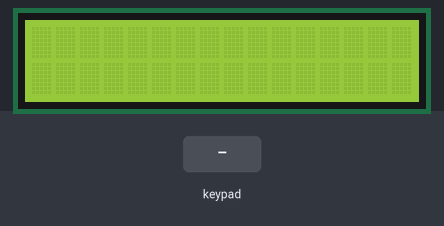
This program was run on a simulated ATmega32, built with avr-gcc and emulated at 16 MHz. Shown: 16×2 character LCD. Wiring (inferred from the names in the program): character LCD (HD44780): RS PA3; E PA2; data PB0, PB1, PB2, PB4; 4×4 keypad with keys A 0 = + 1 2 3 - 4 5 6 * 7 8 9 /: rows PC2, PC3, PC4, PC5; columns PD3, PD5, PD6, PD7. The inputs (shaded band) are chosen by the test bench.

Above: at 1.2 s.
1.3 s: keypad keys 1 2 A pressed 0.4 s apart
At 3.0 s:
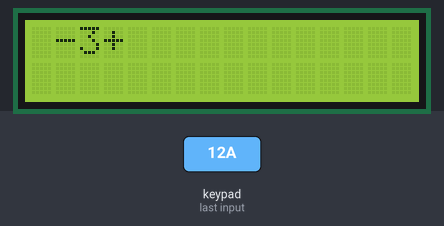
4.0 s: key 'A' pressed
At 4.4 s:
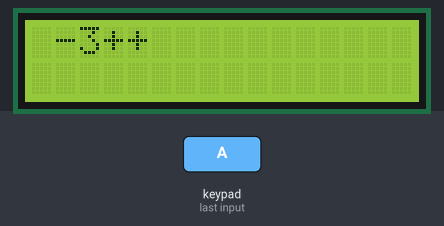
5.5 s: key '0' pressed
At 6.7 s:
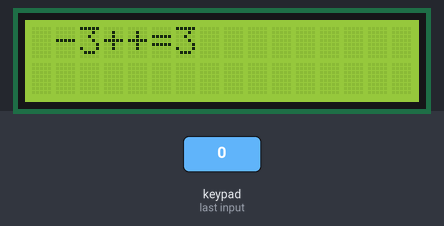
7.0 s: keypad keys 2 5 A pressed 0.4 s apart
At 8.5 s:
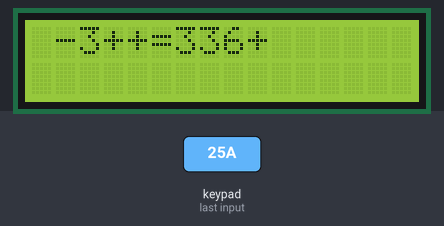
9.7 s: key '4' pressed
At 10.9 s:
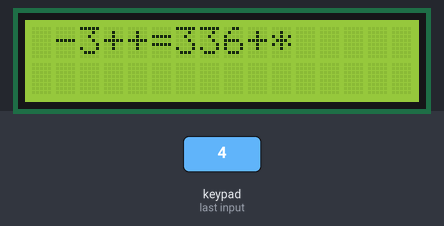
11.2 s: keypad keys 7 + 5 = pressed 0.4 s apart
At 13.2 s:
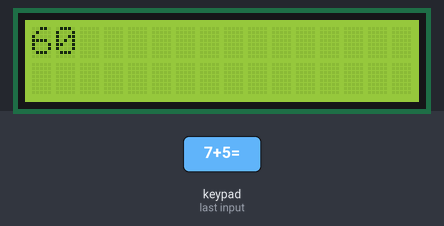
Timing chart, 0 to 14.7 s (numbered marks = the images above; inputs shaded):
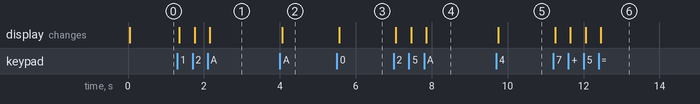

The program:

main.c
```c
#define F_CPU 16000000UL
#include "lcd.h"
#include "GPIO.h"
#include <avr/io.h>
#include <util/delay.h>
#include "common_macros.h"
#include "keypad.h"
#include <stdio.h>
#include <stdlib.h>


int power(int base, int exponent) {
  int result = 1.0;

  if (exponent < 0) {
    base = 1.0 / base;
    exponent = -exponent;
  }

  while (exponent > 0) {
    if (exponent % 2 == 1) {
      result *= base;
    }
    base *= base;
    exponent /= 2;
  }

  return result;
}

int main(void)
{
	int operand1 = 0;
	int operand2 = 0;
	char operator ='\0';
	int result=0;
	LCD_init();
	keypad_init();

	/*
	DDRC = 0x3C;
	DDRD =0x00;
	 */
	int index=0;
	int index2=0;

	//LCD_displayStringRowColumn(0,1,"kw");
	LCD_moveCursor(0,1);
	_delay_ms(5);
	//uint8 key= keypad_u8GetKey();

	unsigned char key;


	while(1)
	{
		key = keyfind();
		if (key == ' ')
		{
			LCD_sendCommand(LCD_CLEAR_COMMAND);
		}

		if(key == '+' || key == '-' || key == '*' || key == '/')
		{
			operator = key;
			LCD_displayCharacter(key);
		}
		/*
		LCD_moveCursor(0,index);
		LCD_displayCharacter(key);
		index++;
		 */
		if(operator == '\0')
		{
			if (key >= '0' && key <= '9')
			{
				// If the key is a digit, add it to the total
				if(index !=0)
				{
					int p =power(10,1);
					operand1 *= p;

				}

				operand1 += key - '0';
				index++;


				// Display the updated total on the LCD


				LCD_displayCharacter(key);
			}
		}
		else
		{
			if (key >= '0' && key <= '9')
			{
				if(index2 !=0)
				{
					if(index !=0)
					{
						int p =power(10,1);
						operand2 *= p;

					}
				}


				operand2 += key - '0';
				index2++;
				// If the key is a digit, add it to the total

				// Display the updated total on the LCD


				LCD_displayCharacter(key);

			}

		}
		if(key == '=')
		{
			LCD_displayCharacter(key);
			index=0;
			index2=0;

			switch (operator)
			{
			case '+':
				result =operand1+operand2;
				LCD_intgerToString(result);
				break;
			case '-':
				result =operand1-operand2;
				LCD_intgerToString(result);
				break;
			case '/':
				result =operand1/operand2;
				if(operand2 == 0)
				{
					LCD_displayString("Invalid Operation");
				}
				else
				{
					LCD_intgerToString(result);
				}

				break;
			case '*':
				result =operand1*operand2;
				LCD_intgerToString(result);
				/*LCD_displayCharacter('-');
				LCD_intgerToString(operand1);
				LCD_displayCharacter('-');
				LCD_intgerToString(operand2);*/


				break;
			default:
				break;
			}
			result =0;
			operand1=0;
			operand2=0;
			operator='\0';

		}


	}

	return 0;
}
```

keypad.c
```c
/**********************************************************************************************************************
 *  FILE DESCRIPTION
 *  -----------------------------------------------------------------------------------------------------------------*/
/**        \file  keypad.c
 *        \brief
 *
 *      \details
 *
 *
 *********************************************************************************************************************/

/**********************************************************************************************************************
 *  INCLUDES
 *********************************************************************************************************************/
#include "common_macros.h"
#include "keypad.h"
#include "GPIO.h"
#include <util/delay.h>
#include "std_types.h"


unsigned char keypad[4][4] = {{' ','0','=','+'},
		{'1','2','3','-'},
		{'4','5','6','*'},
		{'7','8','9','/'}};

unsigned char colloc, rowloc;

void keypad_init()
{

	/*Setting Rows pins as outputs*/
	//DDRC = 0x3C;
	//DDRD = 0x00;
	GPIO_setupPinDirection(KEYPAD_ROW_PORT,KEYPAD_ROW1_PIN,PIN_OUTPUT);
	GPIO_setupPinDirection(KEYPAD_ROW_PORT,KEYPAD_ROW2_PIN,PIN_OUTPUT);
	GPIO_setupPinDirection(KEYPAD_ROW_PORT,KEYPAD_ROW3_PIN,PIN_OUTPUT);
	GPIO_setupPinDirection(KEYPAD_ROW_PORT,KEYPAD_ROW4_PIN,PIN_OUTPUT);

	GPIO_setupPinDirection(KEYPAD_COL_PORT,KEYPAD_COL1_PIN,PIN_INPUT);
	GPIO_setupPinDirection(KEYPAD_COL_PORT,KEYPAD_COL2_PIN,PIN_INPUT);
	GPIO_setupPinDirection(KEYPAD_COL_PORT,KEYPAD_COL3_PIN,PIN_INPUT);
	GPIO_setupPinDirection(KEYPAD_COL_PORT,KEYPAD_COL4_PIN,PIN_INPUT);


	PORTD = 0xFF;


}
char keyfind()
{


	while(1)
	{

		do
		{
			PORTD &= 0xE8;      		/* mask PORT for column read only */
			asm("NOP");
			colloc = (PIND & 0xE8); 	/* read status of column */
		}while(colloc != 0xE8);

		do
		{
			do
			{
				_delay_ms(20);             /* 20ms key debounce time */
			colloc = (PIND & 0xE8);        /* read status of column */
			}while(colloc == 0xE8);        /* check for any key press */

			_delay_ms (40);	            /* 20 ms key debounce time */
			colloc = (PIND & 0xE8);
		}while(colloc == 0xE8);

		/* now check for rows */
		PORTC = 0x38;            /* check for pressed key in 1st row .. 1st row low and the rest is high*/
		asm("NOP");
		colloc = (PIND & 0xE8);
		if(colloc != 0xE8)
		{
			rowloc = 0;
			PORTC = 0x00;
			break;

		}

		PORTC = 0x34;		/* check for pressed key in 2nd row */
		asm("NOP");
		colloc = (PIND & 0xE8);
		if(colloc != 0xE8)
		{
			rowloc = 1;
			PORTC = 0x00;
			break;

		}

		PORTC = 0x2C;		/* check for pressed key in 3rd row */
		asm("NOP");
		colloc = (PIND & 0xE8);
		if(colloc != 0xE8)
		{
			rowloc = 2;
			PORTC = 0x00;
			break;

		}

		PORTC = 0x1C;		/* check for pressed key in 4th row */
		asm("NOP");
		colloc = (PIND & 0xE8);
		if(colloc != 0xE8)
		{
			rowloc = 3;
			PORTC = 0x00;
			break;

		}
	}

	if(colloc == 0x68)
		return(keypad[rowloc][0]);
	else if(colloc == 0xA8)
		return(keypad[rowloc][1]);
	else if(colloc == 0xC8)
		return(keypad[rowloc][2]);
	else
		return(keypad[rowloc][3]);

}
```

keypad.h
```c
/**********************************************************************************************************************

 *  FILE DESCRIPTION
 *  -------------------------------------------------------------------------------------------------------------------
 *         File:  keypad.h
 *       Module:  keypad
 *
 *  Description:  <Write File DESCRIPTION here>
 *
 *********************************************************************************************************************/
#ifndef KEYPAD_H
#define KEYPAD_H

/**********************************************************************************************************************
 * INCLUDES
 *********************************************************************************************************************/

#include "common_macros.h"
#include <avr/io.h>

#define KEYPAD_ROW_PORT 	PORTC_ID
#define KEYPAD_ROW_DDR		DDRC


#define KEYPAD_COL_PORT     PORTD_ID
#define KEYPAD_COL_DDR      DDRD
#define KEYPAD_COL_PIN      PIND

#define KEYPAD_ROW1_PIN		PIN5_ID
#define KEYPAD_ROW2_PIN		PIN4_ID
#define KEYPAD_ROW3_PIN		PIN3_ID
#define KEYPAD_ROW4_PIN		PIN2_ID

#define KEYPAD_COL1_PIN		PIN7_ID
#define KEYPAD_COL2_PIN		PIN6_ID
#define KEYPAD_COL3_PIN		PIN5_ID
#define KEYPAD_COL4_PIN		PIN3_ID


void keypad_init();
char keyfind();


#endif  /* FILE_NAME_H */

/**********************************************************************************************************************
 *  END OF FILE: FILE_NAME.h
 *********************************************************************************************************************/
```

lcd.c
```c
 /******************************************************************************
 *
 * Module: LCD
 *
 * File Name: lcd.c
 *
 * Description: Source file for the LCD driver
 *
 *
 *******************************************************************************/

#include <util/delay.h> /* For the delay functions */
#include "common_macros.h" /* For GET_BIT Macro */
#include "lcd.h"
#include "GPIO.h"

/*******************************************************************************
 *                      Functions Definitions                                  *
 *******************************************************************************/

/*
 * Description :
 * Initialize the LCD:
 * 1. Setup the LCD pins directions by use the GPIO driver.
 * 2. Setup the LCD Data Mode 4-bits or 8-bits.
 */
void LCD_init(void)
{
	/* Configure the direction for RS and E pins as output pins */
	GPIO_setupPinDirection(LCD_RS_PORT_ID,LCD_RS_PIN_ID,PIN_OUTPUT);
	GPIO_setupPinDirection(LCD_E_PORT_ID,LCD_E_PIN_ID,PIN_OUTPUT);

	_delay_ms(20);		/* LCD Power ON delay always > 15ms */

#if(LCD_DATA_BITS_MODE == 4)
	/* Configure 4 pins in the data port as output pins */
	GPIO_setupPinDirection(LCD_DATA_PORT_ID,LCD_DB4_PIN_ID,PIN_OUTPUT);
	GPIO_setupPinDirection(LCD_DATA_PORT_ID,LCD_DB5_PIN_ID,PIN_OUTPUT);
	GPIO_setupPinDirection(LCD_DATA_PORT_ID,LCD_DB6_PIN_ID,PIN_OUTPUT);
	GPIO_setupPinDirection(LCD_DATA_PORT_ID,LCD_DB7_PIN_ID,PIN_OUTPUT);

	/* Send for 4 bit initialization of LCD  */
	LCD_sendCommand(LCD_TWO_LINES_FOUR_BITS_MODE_INIT1);
	LCD_sendCommand(LCD_TWO_LINES_FOUR_BITS_MODE_INIT2);

	/* use 2-lines LCD + 4-bits Data Mode + 5*7 dot display Mode */
	LCD_sendCommand(LCD_TWO_LINES_FOUR_BITS_MODE);

#elif(LCD_DATA_BITS_MODE == 8)
	/* Configure the data port as output port */
	GPIO_setupPortDirection(LCD_DATA_PORT_ID,PORT_OUTPUT);

	/* use 2-lines LCD + 8-bits Data Mode + 5*7 dot display Mode */
	LCD_sendCommand(LCD_TWO_LINES_EIGHT_BITS_MODE);

#endif

	LCD_sendCommand(LCD_CURSOR_OFF); /* cursor off */
	LCD_sendCommand(LCD_CLEAR_COMMAND); /* clear LCD at the beginning */
}

/*
 * Description :
 * Send the required command to the screen
 */
void LCD_sendCommand(uint8 command)
{
	GPIO_writePin(LCD_RS_PORT_ID,LCD_RS_PIN_ID,LOGIC_LOW); /* Instruction Mode RS=0 */
	_delay_ms(1); /* delay for processing Tas = 50ns */
	GPIO_writePin(LCD_E_PORT_ID,LCD_E_PIN_ID,LOGIC_HIGH); /* Enable LCD E=1 */
	_delay_ms(1); /* delay for processing Tpw - Tdws = 190ns */

#if(LCD_DATA_BITS_MODE == 4)
	GPIO_writePin(LCD_DATA_PORT_ID,LCD_DB4_PIN_ID,GET_BIT(command,4));
	GPIO_writePin(LCD_DATA_PORT_ID,LCD_DB5_PIN_ID,GET_BIT(command,5));
	GPIO_writePin(LCD_DATA_PORT_ID,LCD_DB6_PIN_ID,GET_BIT(command,6));
	GPIO_writePin(LCD_DATA_PORT_ID,LCD_DB7_PIN_ID,GET_BIT(command,7));

	_delay_ms(1); /* delay for processing Tdsw = 100ns */
	GPIO_writePin(LCD_E_PORT_ID,LCD_E_PIN_ID,LOGIC_LOW); /* Disable LCD E=0 */
	_delay_ms(1); /* delay for processing Th = 13ns */
	GPIO_writePin(LCD_E_PORT_ID,LCD_E_PIN_ID,LOGIC_HIGH); /* Enable LCD E=1 */
	_delay_ms(1); /* delay for processing Tpw - Tdws = 190ns */

	GPIO_writePin(LCD_DATA_PORT_ID,LCD_DB4_PIN_ID,GET_BIT(command,0));
	GPIO_writePin(LCD_DATA_PORT_ID,LCD_DB5_PIN_ID,GET_BIT(command,1));
	GPIO_writePin(LCD_DATA_PORT_ID,LCD_DB6_PIN_ID,GET_BIT(command,2));
	GPIO_writePin(LCD_DATA_PORT_ID,LCD_DB7_PIN_ID,GET_BIT(command,3));

	_delay_ms(1); /* delay for processing Tdsw = 100ns */
	GPIO_writePin(LCD_E_PORT_ID,LCD_E_PIN_ID,LOGIC_LOW); /* Disable LCD E=0 */
	_delay_ms(1); /* delay for processing Th = 13ns */

#elif(LCD_DATA_BITS_MODE == 8)
	GPIO_writePort(LCD_DATA_PORT_ID,command); /* out the required command to the data bus D0 --> D7 */
	_delay_ms(1); /* delay for processing Tdsw = 100ns */
	GPIO_writePin(LCD_E_PORT_ID,LCD_E_PIN_ID,LOGIC_LOW); /* Disable LCD E=0 */
	_delay_ms(1); /* delay for processing Th = 13ns */
#endif
}

/*
 * Description :
 * Display the required character on the screen
 */
void LCD_displayCharacter(uint8 data)
{
	GPIO_writePin(LCD_RS_PORT_ID,LCD_RS_PIN_ID,LOGIC_HIGH); /* Data Mode RS=1 */
	_delay_ms(1); /* delay for processing Tas = 50ns */
	GPIO_writePin(LCD_E_PORT_ID,LCD_E_PIN_ID,LOGIC_HIGH); /* Enable LCD E=1 */
	_delay_ms(1); /* delay for processing Tpw - Tdws = 190ns */

#if(LCD_DATA_BITS_MODE == 4)
	GPIO_writePin(LCD_DATA_PORT_ID,LCD_DB4_PIN_ID,GET_BIT(data,4));
	GPIO_writePin(LCD_DATA_PORT_ID,LCD_DB5_PIN_ID,GET_BIT(data,5));
	GPIO_writePin(LCD_DATA_PORT_ID,LCD_DB6_PIN_ID,GET_BIT(data,6));
	GPIO_writePin(LCD_DATA_PORT_ID,LCD_DB7_PIN_ID,GET_BIT(data,7));

	_delay_ms(1); /* delay for processing Tdsw = 100ns */
	GPIO_writePin(LCD_E_PORT_ID,LCD_E_PIN_ID,LOGIC_LOW); /* Disable LCD E=0 */
	_delay_ms(1); /* delay for processing Th = 13ns */
	GPIO_writePin(LCD_E_PORT_ID,LCD_E_PIN_ID,LOGIC_HIGH); /* Enable LCD E=1 */
	_delay_ms(1); /* delay for processing Tpw - Tdws = 190ns */

	GPIO_writePin(LCD_DATA_PORT_ID,LCD_DB4_PIN_ID,GET_BIT(data,0));
	GPIO_writePin(LCD_DATA_PORT_ID,LCD_DB5_PIN_ID,GET_BIT(data,1));
	GPIO_writePin(LCD_DATA_PORT_ID,LCD_DB6_PIN_ID,GET_BIT(data,2));
	GPIO_writePin(LCD_DATA_PORT_ID,LCD_DB7_PIN_ID,GET_BIT(data,3));

	_delay_ms(1); /* delay for processing Tdsw = 100ns */
	GPIO_writePin(LCD_E_PORT_ID,LCD_E_PIN_ID,LOGIC_LOW); /* Disable LCD E=0 */
	_delay_ms(1); /* delay for processing Th = 13ns */

#elif(LCD_DATA_BITS_MODE == 8)
	GPIO_writePort(LCD_DATA_PORT_ID,data); /* out the required command to the data bus D0 --> D7 */
	_delay_ms(1); /* delay for processing Tdsw = 100ns */
	GPIO_writePin(LCD_E_PORT_ID,LCD_E_PIN_ID,LOGIC_LOW); /* Disable LCD E=0 */
	_delay_ms(1); /* delay for processing Th = 13ns */
#endif
}

/*
 * Description :
 * Display the required string on the screen
 */
void LCD_displayString(const char *Str)
{
	uint8 i = 0;
	while(Str[i] != '\0')
	{
		LCD_displayCharacter(Str[i]);
		i++;
	}
	/***************** Another Method ***********************
	while((*Str) != '\0')
	{
		LCD_displayCharacter(*Str);
		Str++;
	}
	*********************************************************/
}

/*
 * Description :
 * Move the cursor to a specified row and column index on the screen
 */
void LCD_moveCursor(uint8 row,uint8 col)
{
	uint8 lcd_memory_address = 0;

	/* Calculate the required address in the LCD DDRAM */
	switch(row)
	{
		case 0:
			lcd_memory_address=col;
				break;
		case 1:
			lcd_memory_address=col+0x40;
				break;
		case 2:
			lcd_memory_address=col+0x10;
				break;
		case 3:
			lcd_memory_address=col+0x50;
				break;
	}
	/* Move the LCD cursor to this specific address */
	LCD_sendCommand(lcd_memory_address | LCD_SET_CURSOR_LOCATION);
}

/*
 * Description :
 * Display the required string in a specified row and column index on the screen
 */
void LCD_displayStringRowColumn(uint8 row,uint8 col,const char *Str)
{
	LCD_moveCursor(row,col); /* go to to the required LCD position */
	LCD_displayString(Str); /* display the string */
}

/*
 * Description :
 * Display the required decimal value on the screen
 */
void LCD_intgerToString(int data)
{
   char buff[16]; /* String to hold the ascii result */
   itoa(data,buff,10); /* Use itoa C function to convert the data to its corresponding ASCII value, 10 for decimal */
   LCD_displayString(buff); /* Display the string */
}

/*
 * Description :
 * Send the clear screen command
 */
void LCD_clearScreen(void)
{
	LCD_sendCommand(LCD_CLEAR_COMMAND); /* Send clear display command */
}
```

lcd.h
```c
 /******************************************************************************
 *
 * Module: LCD
 *
 * File Name: lcd.h
 *
 * Description: Header file for the LCD driver
 *
 *
 *
 *******************************************************************************/

#ifndef LCD_H_
#define LCD_H_

#include "std_types.h"

/*******************************************************************************
 *                                Definitions                                  *
 *******************************************************************************/

/* LCD Data bits mode configuration, its value should be 4 or 8*/
#define LCD_DATA_BITS_MODE 4

#if((LCD_DATA_BITS_MODE != 4) && (LCD_DATA_BITS_MODE != 8))

#error "Number of Data bits should be equal to 4 or 8"

#endif

#if (LCD_DATA_BITS_MODE == 4)

/* if LCD_LAST_PORT_PINS is defined in the code, the LCD driver will use the last 4 pins in the gpio port for for data.
 * To use the first four pins in the gpio port for data just remove LCD_LAST_PORT_PINS */
#define LCD_LAST_PORT_PINS

#ifdef LCD_LAST_PORT_PINS
#define LCD_FIRST_DATA_PIN_ID         PIN4_ID
#else
#define LCD_FIRST_DATA_PIN_ID         PIN0_ID
#endif

#endif

/* LCD HW Ports and Pins Ids */
#define LCD_RS_PORT_ID                 PORTA_ID
#define LCD_RS_PIN_ID                  PIN3_ID

#define LCD_E_PORT_ID                  PORTA_ID
#define LCD_E_PIN_ID                   PIN2_ID

#define LCD_DATA_PORT_ID               PORTB_ID

#define LCD_DB4_PIN_ID	PIN0_ID
#define LCD_DB5_PIN_ID 	PIN1_ID
#define LCD_DB6_PIN_ID 	PIN2_ID
#define LCD_DB7_PIN_ID 	PIN4_ID

/* LCD Commands */
#define LCD_CLEAR_COMMAND              0x01
#define LCD_GO_TO_HOME                 0x02
#define LCD_TWO_LINES_EIGHT_BITS_MODE  0x38
#define LCD_TWO_LINES_FOUR_BITS_MODE   0x28
#define LCD_CURSOR_OFF                 0x0C
#define LCD_CURSOR_ON                  0x0E
#define LCD_SET_CURSOR_LOCATION        0x80
#define LCD_TWO_LINES_FOUR_BITS_MODE_INIT1 0x33
#define LCD_TWO_LINES_FOUR_BITS_MODE_INIT2 0x32

/*******************************************************************************
 *                      Functions Prototypes                                   *
 *******************************************************************************/

/*
 * Description :
 * Initialize the LCD:
 * 1. Setup the LCD pins directions by use the GPIO driver.
 * 2. Setup the LCD Data Mode 4-bits or 8-bits.
 */
void LCD_init(void);

/*
 * Description :
 * Send the required command to the screen
 */
void LCD_sendCommand(uint8 command);

/*
 * Description :
 * Display the required character on the screen
 */
void LCD_displayCharacter(uint8 data);

/*
 * Description :
 * Display the required string on the screen
 */
void LCD_displayString(const char *Str);

/*
 * Description :
 * Move the cursor to a specified row and column index on the screen
 */
void LCD_moveCursor(uint8 row,uint8 col);

/*
 * Description :
 * Display the required string in a specified row and column index on the screen
 */
void LCD_displayStringRowColumn(uint8 row,uint8 col,const char *Str);

/*
 * Description :
 * Display the required decimal value on the screen
 */
void LCD_intgerToString(int data);

/*
 * Description :
 * Send the clear screen command
 */
void LCD_clearScreen(void);

#endif /* LCD_H_ */
```

Source omitted: common_macros.h (1152 bytes), std_types.h (1382 bytes), GPIO.c (6604 bytes), GPIO.h (3533 bytes)

Measured:
- after the input at 1.3 s, the display: first changes after 0.05 s (image 1 shows a later state)
- after the input at 4.0 s, the display: changes after 0.06 s (image 2)
- after the input at 5.5 s, the display: changes after 0.06 s (image 3)
- after the input at 7.0 s, the display: first changes after 0.06 s (image 4 shows a later state)
- after the input at 9.7 s, the display: changes after 0.06 s (image 5)
- after the input at 11.2 s, the display: first changes after 0.06 s (image 6 shows a later state)
